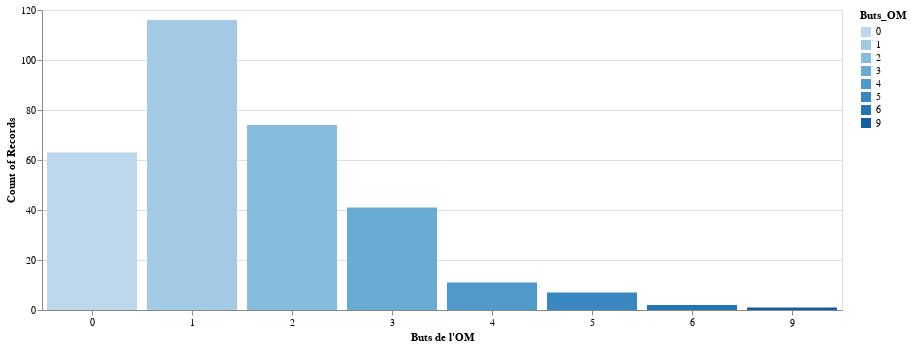

The code cell stored with this chart in its notebook:
### Markdown cell above
### Nombre de buts de l'OM

### Code cell
alt.Chart(blaah[["Buts_OM"]]).mark_bar().encode(
    x=alt.X("Buts_OM:O", title="Buts de l'OM", axis=alt.Axis(labelAngle=0)),
    y="count():Q",
    color="Buts_OM:O",
    tooltip=[alt.Tooltip("Buts_OM:O", title="Buts de l'OM"), alt.Tooltip("count():Q", title="Nb Matches")]
).properties(
    width=DEFAULT_WIDTH
)

### Figure 1 — Vega-Lite specification as saved in the notebook (floating-point values rounded to 4 significant figures; data arrays with more than 128 entries replaced by an {"elided": "..."} marker saying what was removed)
{"config": {"view": {"continuousWidth": 400, "continuousHeight": 300}}, "data": {"name": "data-2589a06cbceb377019845e44d44d5ee8"}, "mark": "bar", "encoding": {"color": {"field": "Buts_OM", "type": "ordinal"}, "tooltip": [{"field": "Buts_OM", "title": "Buts de l'OM", "type": "ordinal"}, {"aggregate": "count", "title": "Nb Matches", "type": "quantitative"}], "x": {"axis": {"labelAngle": 0}, "field": "Buts_OM", "title": "Buts de l'OM", "type": "ordinal"}, "y": {"aggregate": "count", "type": "quantitative"}}, "width": 800, "$schema": "https://vega.github.io/schema/vega-lite/v4.17.0.json", "datasets": {"data-2589a06cbceb377019845e44d44d5ee8": {"elided": "315 records"}}}
